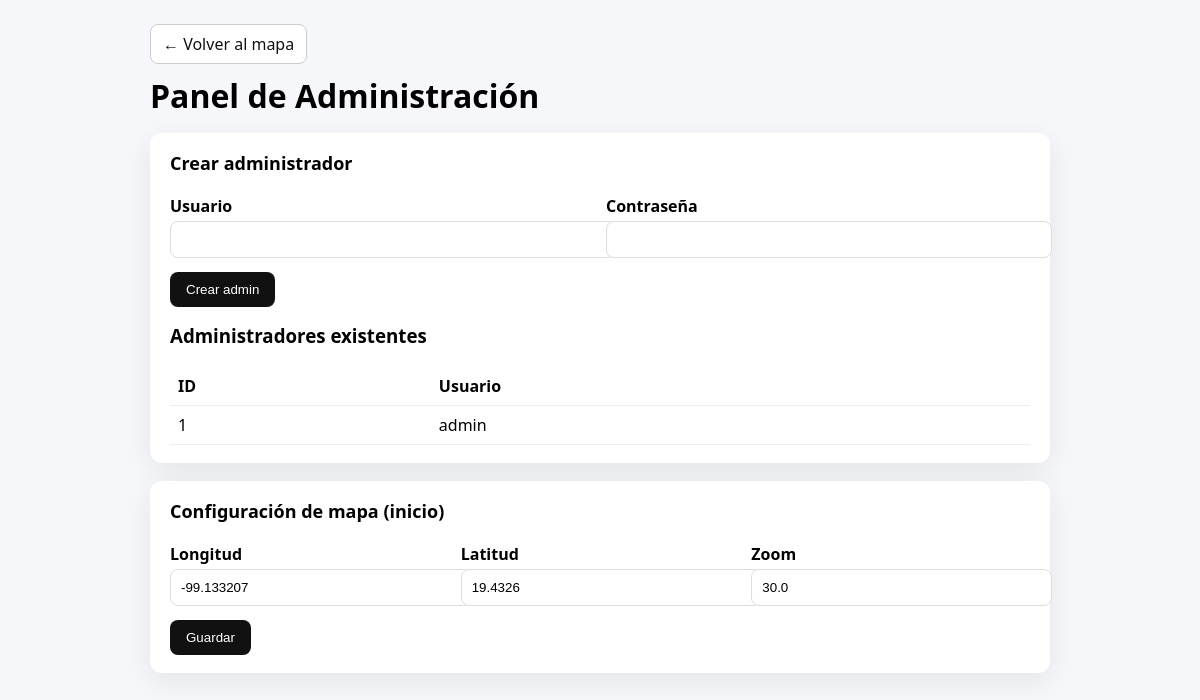
Page /admin (signed in) on the earlier database version.
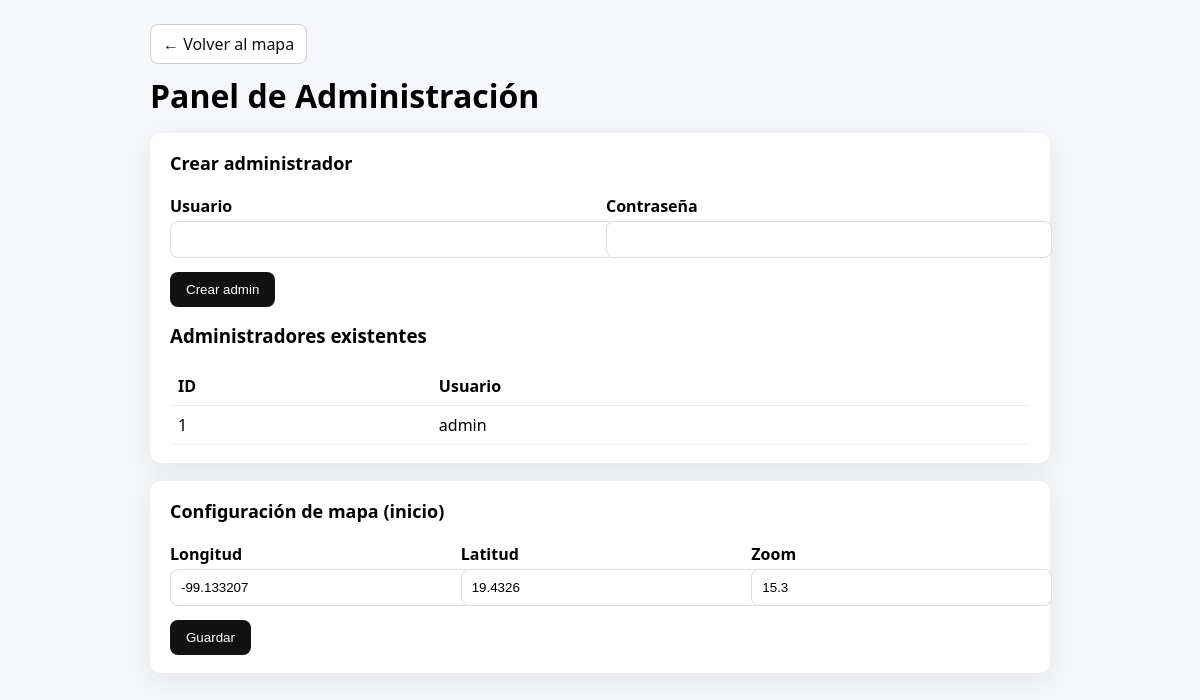
Same page on the later database version.
### tables this page shows
CREATE TABLE users (
            id INTEGER PRIMARY KEY AUTOINCREMENT,
            username TEXT UNIQUE NOT NULL,
            password_hash TEXT NOT NULL,
            role TEXT NOT NULL CHECK(role IN ('admin','user'))
        );

CREATE TABLE settings (
            id INTEGER PRIMARY KEY CHECK (id = 1),
            center_lon REAL NOT NULL DEFAULT -99.1332,
            center_lat REAL NOT NULL DEFAULT 19.4326,
            zoom REAL NOT NULL DEFAULT 12
        );

### app.py (the view)
@app.route("/admin")
@admin_required
def admin_panel():
    db = get_db()
    admins = db.execute("SELECT id, username FROM users WHERE role='admin' ORDER BY username").fetchall()
    s = db.execute("SELECT center_lon, center_lat, zoom FROM settings WHERE id=1").fetchone()
    return render_template("admin_panel.html", admins=admins, settings=s)

### app.py (called while the page is built)
def get_db():
    if "db" not in g:
        g.db = sqlite3.connect(DB_PATH, check_same_thread=False)
        g.db.row_factory = sqlite3.Row
    return g.db

def admin_required(f):
    @wraps(f)
    def wrapper(*args, **kwargs):
        if "user_id" not in session:
            flash("Inicia sesión para continuar.", "warn")
            return redirect(url_for("login", next=request.path))
        if session.get("role") != "admin":
            flash("Requiere rol de administrador.", "error")
            return redirect(url_for("index"))
        return f(*args, **kwargs)
    return wrapper

### templates/admin_panel.html (shortened to what this page needs)
<!doctype html>
<html lang="es">
<head>
</head>
<body>
  <div class="wrap">
    <a class="btn" href="{{ url_for('index') }}">← Volver al mapa</a>
    <h1>Panel de Administración</h1>
    <div class="card">
      <h2>Crear administrador</h2>
      <form method="post" action="{{ url_for('admin_create') }}">
        <div class="row">
          <div>
            <label>Usuario</label>
            <input type="text" name="username" required>
          </div>
          <div>
            <label>Contraseña</label>
            <input type="password" name="password" required>
          </div>
        </div>
        <button type="submit">Crear admin</button>
      </form>
      <h3 style="margin-top:16px;">Administradores existentes</h3>
      <table>
        <thead><tr><th>ID</th><th>Usuario</th></tr></thead>
        <tbody>
          {% for a in admins %}
            <tr><td>{{ a.id }}</td><td>{{ a.username }}</td></tr>
          {% endfor %}
        </tbody>
      </table>
    </div>
    <div class="card">
      <h2>Configuración de mapa (inicio)</h2>
      <div class="row">
        <div>
          <label>Longitud</label>
          <input id="lon" type="number" step="0.000001" value="{{ settings.center_lon }}">
        </div>
        <div>
          <label>Latitud</label>
          <input id="lat" type="number" step="0.000001" value="{{ settings.center_lat }}">
        </div>
        <div>
          <label>Zoom</label>
          <input id="zoom" type="number" step="0.1" value="{{ settings.zoom }}">
        </div>
      </div>
      <button onclick="guardar()">Guardar</button>
    </div>
  </div>
</body>
</html>

### templates/admin_panel.html (style rules this page uses)
body { font-family: system-ui, Arial; margin: 0; background: #f6f7fb; }
.wrap { max-width: 900px; margin: 24px auto; padding: 0 16px; }
.card { background:#fff; border-radius:12px; box-shadow:0 8px 30px rgba(0,0,0,.08); padding:18px 20px; margin-bottom:18px; }
h1 { margin:10px 0 16px; }
h2 { margin:0 0 12px; font-size:18px; }
label { display:block; margin-top:8px; font-weight:600; }
input { width:100%; padding:10px; border:1px solid #ddd; border-radius:8px; margin-top:4px; }
.row { display:flex; gap:12px; flex-wrap:wrap; }
.row > div { flex:1 1 160px; }
button { margin-top:14px; padding:10px 16px; border:0; border-radius:8px; background:#111; color:#fff; cursor:pointer; }
table { width:100%; border-collapse: collapse; margin-top:10px; }
th, td { text-align:left; border-bottom:1px solid #eee; padding:8px; }
a.btn { display:inline-block; padding:8px 12px; border-radius:8px; border:1px solid #ccc; text-decoration:none; color:#111; background:#fff; }

Differences in the rows shown:
changed settings: zoom "30.0" → "15.3"
